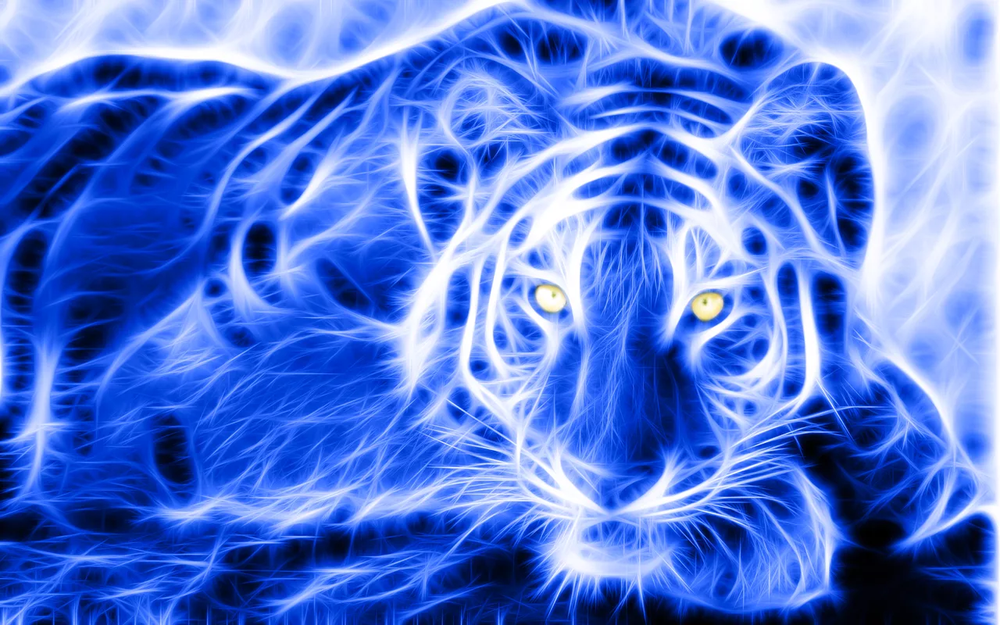
#> input picture lol.png, 1000 x 625 px, shrunk from 1280 x 800 before the run
$ python hash.py
#> lines starting #> are read from the running program, lines starting #| are printed output that depends on the picture; after the words box and inside, x2 and y2 are one past the last pixel; in counts of white or black regions, pixels touching at a corner belong together
import cv2 as cv
import matplotlib.pyplot as plt
import numpy as np
img = cv.imread("lol.png")
#> img is the input picture: shape (625, 1000, 3); mean B, G, R 216.6, 120, 83.3
cv.imshow("1",img)

img1 = cv.cvtColor(img, cv.COLOR_BGR2GRAY)
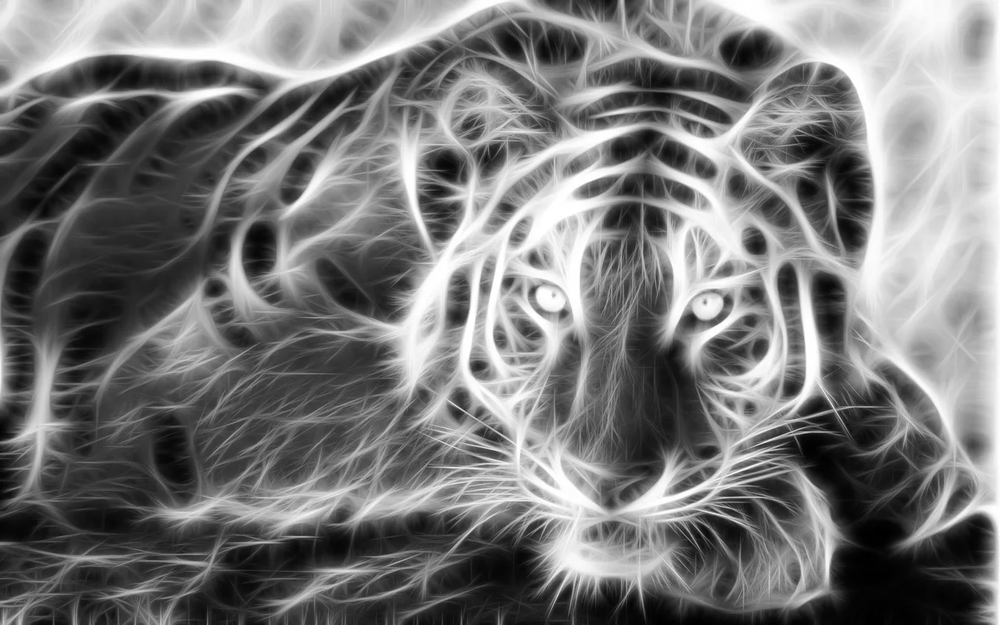
#> img1: shape (625, 1000); min 0, max 255, mean 120.1
cv.imshow('gray',img1)

lap = cv.Laplacian(img1, cv.CV_64F)
lap = np.uint8(np.absolute(lap))
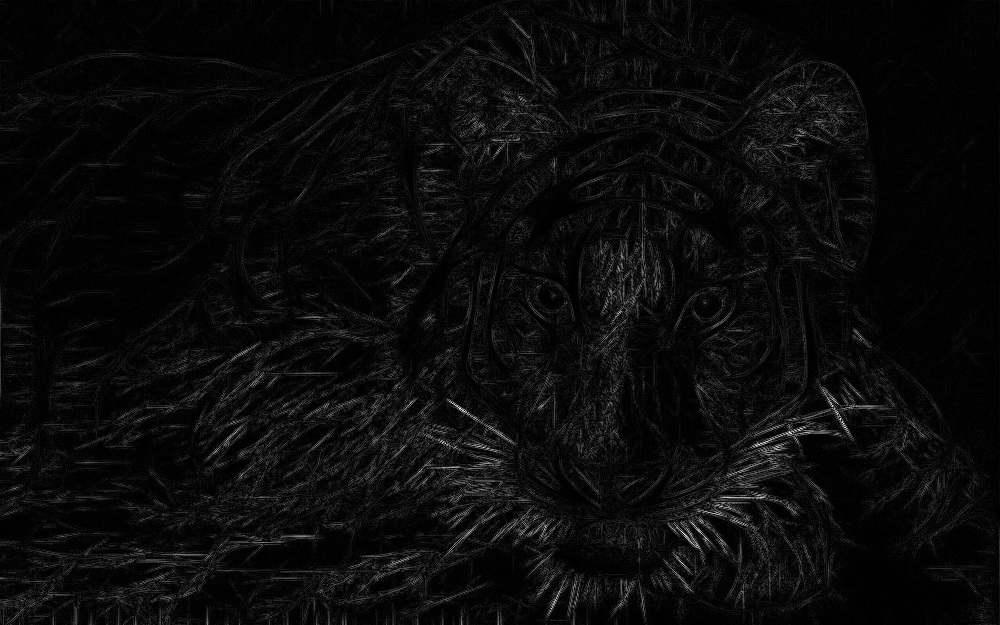
#> lap: shape (625, 1000); min 0, max 255, mean 10.7
cv.imshow('lap',lap)

soblex = cv.Sobel(img1,cv.CV_64F,1,0)
sobley = cv.Sobel(img1,cv.CV_64F,0,1)
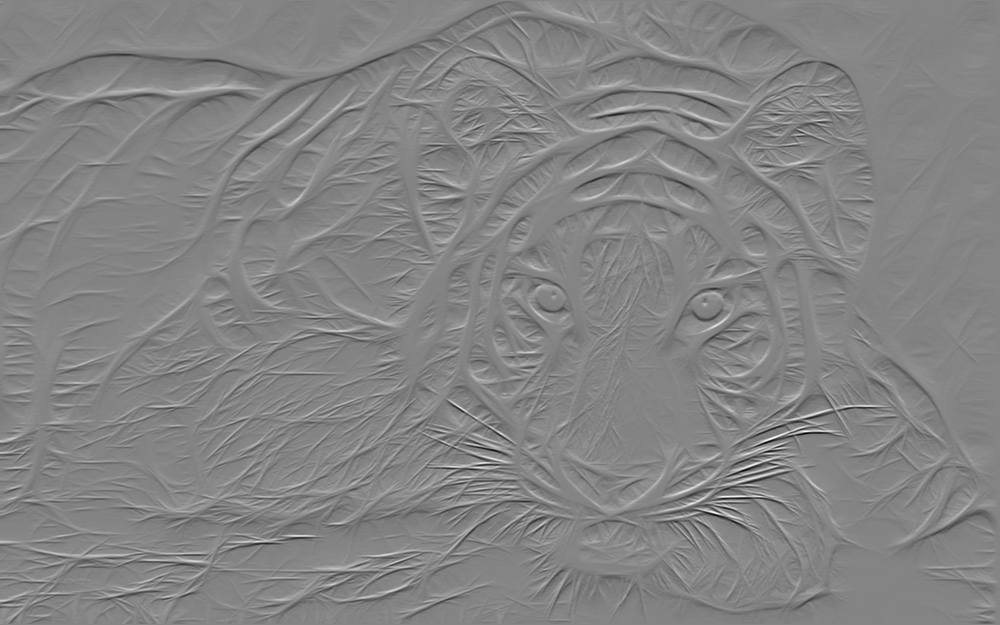
#> sobley: shape (625, 1000) float64; min -723, max 668, mean -2; drawn with min black and max white
combinate_sobol = cv.bitwise_or(soblex,sobley)
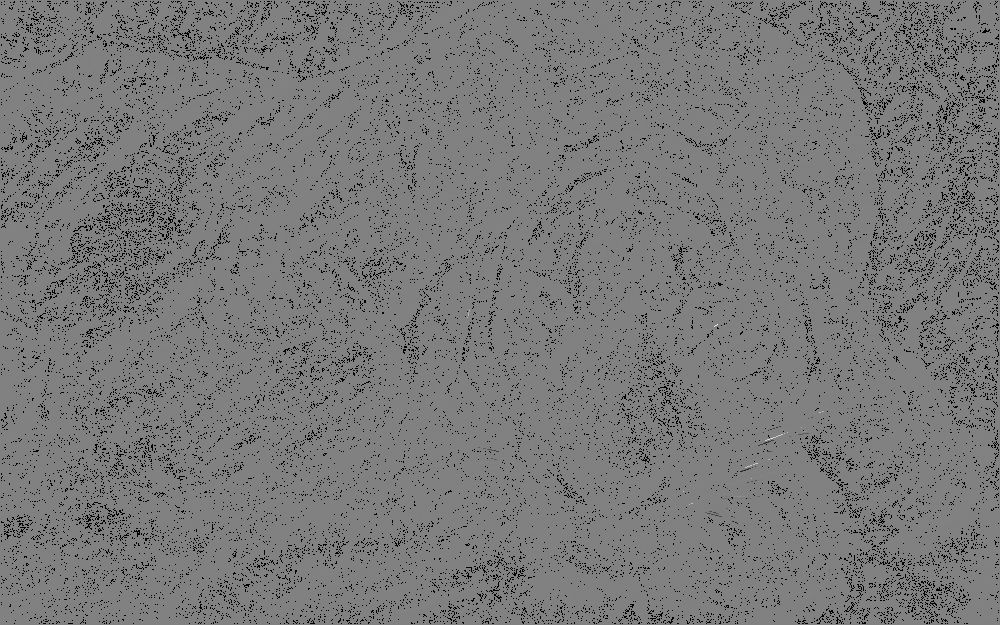
#> combinate_sobol: shape (625, 1000) float64; 6.43% of the values are NaN or infinite; the others: min -84224, max 81792, mean -67.89; drawn with min black, max white, NaN and infinite black

cv.imshow('sobel x ', soblex)
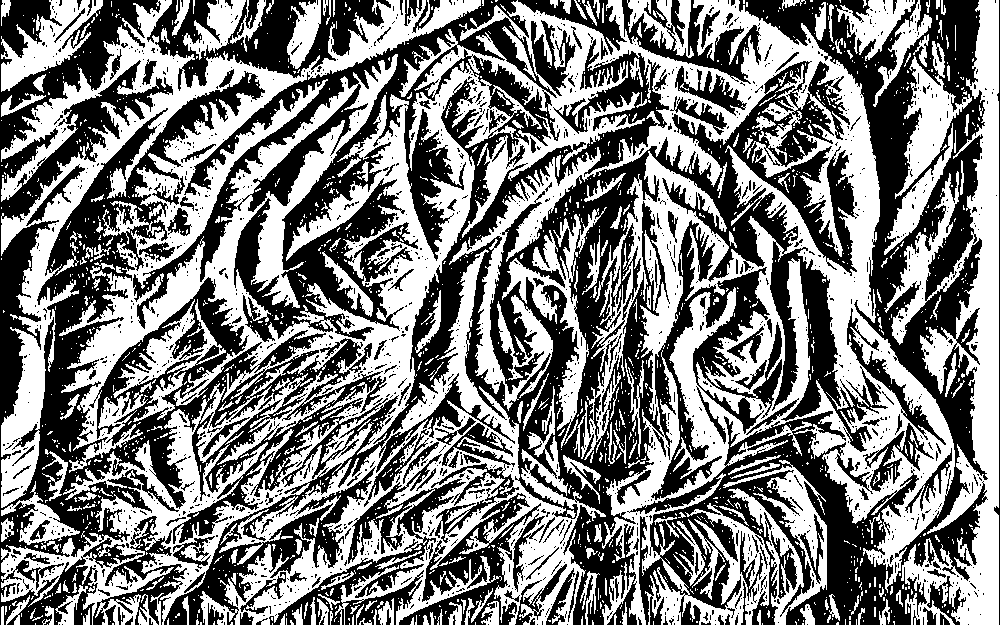
#> window 'sobel x ': shape (625, 1000); 49.5% white; 1895 white regions (1646 under 20 px), largest, box (x1, y1, x2, y2) and area: (1, 0, 955, 625) 195497, (200, 249, 606, 625) 31985, (884, 0, 999, 625) 23568
cv.imshow('sobol y ',sobley)
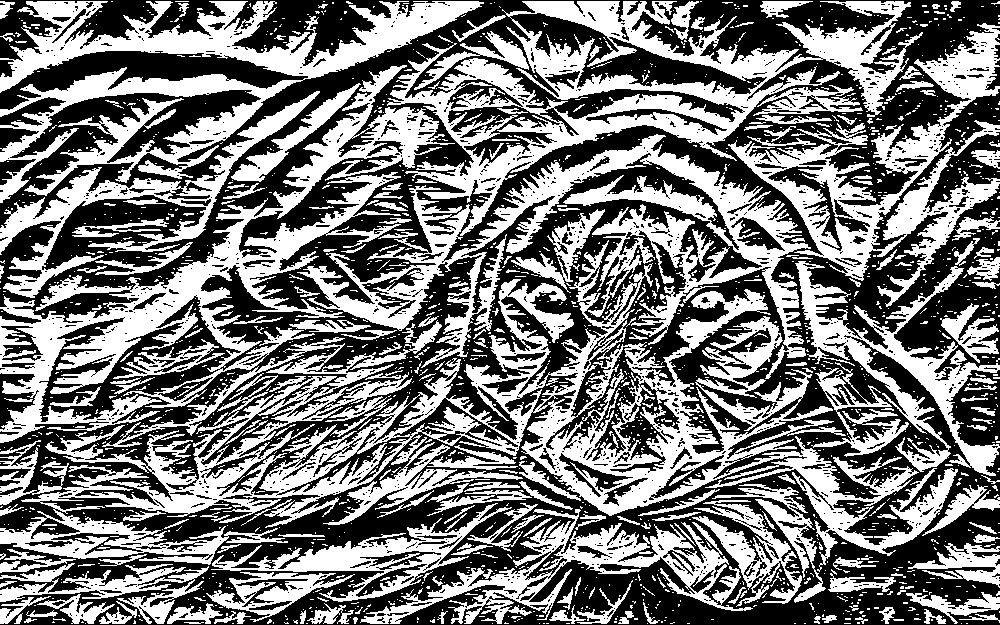
#> window 'sobol y ': shape (625, 1000); 46.9% white; 1929 white regions (1672 under 20 px), largest, box (x1, y1, x2, y2) and area: (0, 240, 958, 572) 64216, (387, 1, 923, 236) 30218, (0, 65, 455, 443) 29614
cv.imshow('comninate',combinate_sobol)
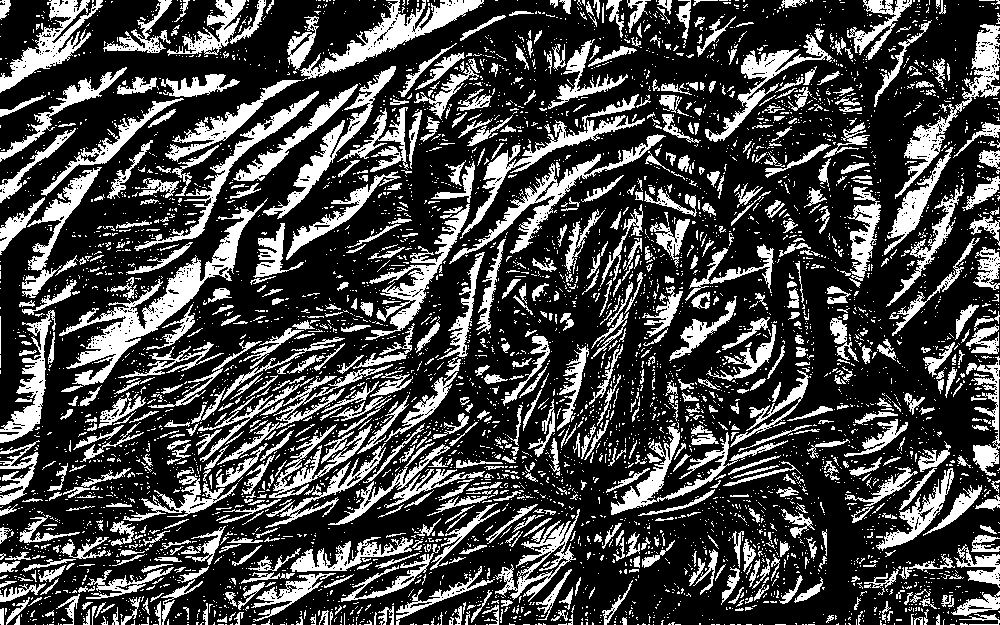
#> window 'comninate': shape (625, 1000); 27.5% white; 5209 white regions (4420 under 20 px), largest, box (x1, y1, x2, y2) and area: (59, 198, 268, 386) 6025, (300, 0, 484, 79) 3523, (449, 134, 666, 264) 2973


cv.waitKey(0)
